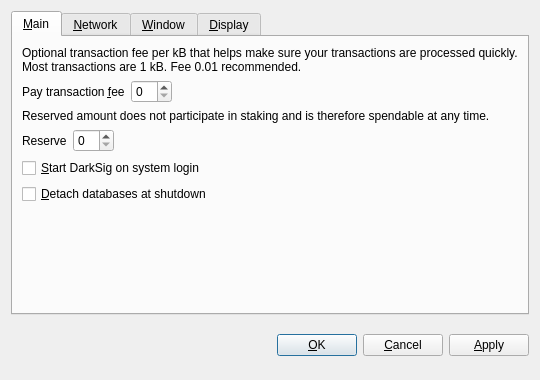
<?xml version="1.0" encoding="UTF-8"?>
<ui version="4.0">
 <class>OptionsDialog</class>
 <widget class="QDialog" name="OptionsDialog">
  <property name="geometry">
   <rect>
    <x>0</x>
    <y>0</y>
    <width>540</width>
    <height>380</height>
   </rect>
  </property>
  <property name="windowTitle">
   <string>Options</string>
  </property>
  <property name="modal">
   <bool>true</bool>
  </property>
  <layout class="QVBoxLayout" name="verticalLayout">
   <item>
    <widget class="QTabWidget" name="tabWidget">
     <property name="tabPosition">
      <enum>QTabWidget::North</enum>
     </property>
     <property name="currentIndex">
      <number>0</number>
     </property>
     <widget class="QWidget" name="tabMain">
      <attribute name="title">
       <string>&amp;Main</string>
      </attribute>
      <layout class="QVBoxLayout" name="verticalLayout_Main">
       <item>
        <widget class="QLabel" name="transactionFeeInfoLabel">
         <property name="text">
          <string>Optional transaction fee per kB that helps make sure your transactions are processed quickly. Most transactions are 1 kB. Fee 0.01 recommended.</string>
         </property>
         <property name="textFormat">
          <enum>Qt::PlainText</enum>
         </property>
         <property name="wordWrap">
          <bool>true</bool>
         </property>
        </widget>
       </item>
       <item>
        <layout class="QHBoxLayout" name="horizontalLayoutFee">
         <item>
          <widget class="QLabel" name="transactionFeeLabel">
           <property name="text">
            <string>Pay transaction &amp;fee</string>
           </property>
           <property name="textFormat">
            <enum>Qt::PlainText</enum>
           </property>
           <property name="buddy">
            <cstring>transactionFee</cstring>
           </property>
          </widget>
         </item>
         <item>
          <widget class="BitcoinAmountField" name="transactionFee"/>
         </item>
         <item>
          <spacer name="horizontalSpacerFee">
           <property name="orientation">
            <enum>Qt::Horizontal</enum>
           </property>
           <property name="sizeHint" stdset="0">
            <size>
             <width>40</width>
             <height>20</height>
            </size>
           </property>
          </spacer>
         </item>
        </layout>
       </item>
       <item>
        <widget class="QLabel" name="reserveBalanceInfoLabel">
         <property name="text">
          <string>Reserved amount does not participate in staking and is therefore spendable at any time.</string>
         </property>
         <property name="textFormat">
          <enum>Qt::PlainText</enum>
         </property>
         <property name="wordWrap">
          <bool>true</bool>
         </property>
        </widget>
       </item>
       <item>
        <layout class="QHBoxLayout" name="horizontalLayoutReserveBalance">
         <item>
          <widget class="QLabel" name="reserveBalanceLabel">
           <property name="text">
            <string>Reserve</string>
           </property>
           <property name="textFormat">
            <enum>Qt::PlainText</enum>
           </property>
           <property name="buddy">
            <cstring>reserveBalance</cstring>
           </property>
          </widget>
         </item>
         <item>
          <widget class="BitcoinAmountField" name="reserveBalance"/>
         </item>
         <item>
          <spacer name="horizontalSpacerReserveBalance">
           <property name="orientation">
            <enum>Qt::Horizontal</enum>
           </property>
           <property name="sizeHint" stdset="0">
            <size>
             <width>40</width>
             <height>20</height>
            </size>
           </property>
          </spacer>
         </item>
        </layout>
       </item>
       <item>
        <widget class="QCheckBox" name="bitcoinAtStartup">
         <property name="toolTip">
          <string>Automatically start DarkSig after logging in to the system.</string>
         </property>
         <property name="text">
          <string>&amp;Start DarkSig on system login</string>
         </property>
        </widget>
       </item>
       <item>
        <widget class="QCheckBox" name="detachDatabases">
         <property name="toolTip">
          <string>Detach block and address databases at shutdown. This means they can be moved to another data directory, but it slows down shutdown. The wallet is always detached.</string>
         </property>
         <property name="text">
          <string>&amp;Detach databases at shutdown</string>
         </property>
        </widget>
       </item>
       <item>
        <spacer name="verticalSpacer_Main">
         <property name="orientation">
          <enum>Qt::Vertical</enum>
         </property>
         <property name="sizeHint" stdset="0">
          <size>
           <width>20</width>
           <height>40</height>
          </size>
         </property>
        </spacer>
       </item>
      </layout>
     </widget>
     <widget class="QWidget" name="tabNetwork">
      <attribute name="title">
       <string>&amp;Network</string>
      </attribute>
      <layout class="QVBoxLayout" name="verticalLayout_Network">
       <item>
        <widget class="QCheckBox" name="mapPortUpnp">
         <property name="toolTip">
          <string>Automatically open the DarkSig client port on the router. This only works when your router supports UPnP and it is enabled.</string>
         </property>
         <property name="text">
          <string>Map port using &amp;UPnP</string>
         </property>
        </widget>
       </item>
       <item>
        <widget class="QCheckBox" name="connectSocks">
         <property name="toolTip">
          <string>Connect to the DarkSig network through a SOCKS proxy (e.g. when connecting through Tor).</string>
         </property>
         <property name="text">
          <string>&amp;Connect through SOCKS proxy:</string>
         </property>
        </widget>
       </item>
       <item>
        <layout class="QHBoxLayout" name="horizontalLayout_Network">
         <item>
          <widget class="QLabel" name="proxyIpLabel">
           <property name="text">
            <string>Proxy &amp;IP:</string>
           </property>
           <property name="textFormat">
            <enum>Qt::PlainText</enum>
           </property>
           <property name="buddy">
            <cstring>proxyIp</cstring>
           </property>
          </widget>
         </item>
         <item>
          <widget class="QValidatedLineEdit" name="proxyIp">
           <property name="maximumSize">
            <size>
             <width>140</width>
             <height>16777215</height>
            </size>
           </property>
           <property name="toolTip">
            <string>IP address of the proxy (e.g. 127.0.0.1)</string>
           </property>
          </widget>
         </item>
         <item>
          <widget class="QLabel" name="proxyPortLabel">
           <property name="text">
            <string>&amp;Port:</string>
           </property>
           <property name="textFormat">
            <enum>Qt::PlainText</enum>
           </property>
           <property name="buddy">
            <cstring>proxyPort</cstring>
           </property>
          </widget>
         </item>
         <item>
          <widget class="QLineEdit" name="proxyPort">
           <property name="maximumSize">
            <size>
             <width>55</width>
             <height>16777215</height>
            </size>
           </property>
           <property name="toolTip">
            <string>Port of the proxy (e.g. 9050)</string>
           </property>
          </widget>
         </item>
         <item>
          <widget class="QLabel" name="socksVersionLabel">
           <property name="text">
            <string>SOCKS &amp;Version:</string>
           </property>
           <property name="textFormat">
            <enum>Qt::PlainText</enum>
           </property>
           <property name="buddy">
            <cstring>socksVersion</cstring>
           </property>
          </widget>
         </item>
         <item>
          <widget class="QValueComboBox" name="socksVersion">
           <property name="toolTip">
            <string>SOCKS version of the proxy (e.g. 5)</string>
           </property>
          </widget>
         </item>
         <item>
          <spacer name="horizontalSpacer_Network">
           <property name="orientation">
            <enum>Qt::Horizontal</enum>
           </property>
           <property name="sizeHint" stdset="0">
            <size>
             <width>40</width>
             <height>20</height>
            </size>
           </property>
          </spacer>
         </item>
        </layout>
       </item>
       <item>
        <spacer name="verticalSpacer_Network">
         <property name="orientation">
          <enum>Qt::Vertical</enum>
         </property>
         <property name="sizeHint" stdset="0">
          <size>
           <width>20</width>
           <height>40</height>
          </size>
         </property>
        </spacer>
       </item>
      </layout>
     </widget>
     <widget class="QWidget" name="tabWindow">
      <attribute name="title">
       <string>&amp;Window</string>
      </attribute>
      <layout class="QVBoxLayout" name="verticalLayout_Window">
       <item>
        <widget class="QCheckBox" name="minimizeToTray">
         <property name="toolTip">
          <string>Show only a tray icon after minimizing the window.</string>
         </property>
         <property name="text">
          <string>&amp;Minimize to the tray instead of the taskbar</string>
         </property>
        </widget>
       </item>
       <item>
        <widget class="QCheckBox" name="minimizeOnClose">
         <property name="toolTip">
          <string>Minimize instead of exit the application when the window is closed. When this option is enabled, the application will be closed only after selecting Quit in the menu.</string>
         </property>
         <property name="text">
          <string>M&amp;inimize on close</string>
         </property>
        </widget>
       </item>
       <item>
        <spacer name="verticalSpacer_Window">
         <property name="orientation">
          <enum>Qt::Vertical</enum>
         </property>
         <property name="sizeHint" stdset="0">
          <size>
           <width>20</width>
           <height>40</height>
          </size>
         </property>
        </spacer>
       </item>
      </layout>
     </widget>
     <widget class="QWidget" name="tabDisplay">
      <attribute name="title">
       <string>&amp;Display</string>
      </attribute>
      <layout class="QVBoxLayout" name="verticalLayout_Display">
       <item>
        <layout class="QHBoxLayout" name="horizontalLayout_1_Display">
         <item>
          <widget class="QLabel" name="langLabel">
           <property name="text">
            <string>User Interface &amp;language:</string>
           </property>
           <property name="textFormat">
            <enum>Qt::PlainText</enum>
           </property>
           <property name="buddy">
            <cstring>lang</cstring>
           </property>
          </widget>
         </item>
         <item>
          <widget class="QValueComboBox" name="lang">
           <property name="toolTip">
            <string>The user interface language can be set here. This setting will take effect after restarting DarkSig.</string>
           </property>
          </widget>
         </item>
        </layout>
       </item>
       <item>
        <layout class="QHBoxLayout" name="horizontalLayout_2_Display">
         <item>
          <widget class="QLabel" name="unitLabel">
           <property name="text">
            <string>&amp;Unit to show amounts in:</string>
           </property>
           <property name="textFormat">
            <enum>Qt::PlainText</enum>
           </property>
           <property name="buddy">
            <cstring>unit</cstring>
           </property>
          </widget>
         </item>
         <item>
          <widget class="QValueComboBox" name="unit">
           <property name="toolTip">
            <string>Choose the default subdivision unit to show in the interface and when sending coins.</string>
           </property>
          </widget>
         </item>
        </layout>
       </item>
       <item>
        <widget class="QCheckBox" name="displayAddresses">
         <property name="toolTip">
          <string>Whether to show DarkSig addresses in the transaction list or not.</string>
         </property>
         <property name="text">
          <string>&amp;Display addresses in transaction list</string>
         </property>
        </widget>
       </item>
       <item>
        <widget class="QCheckBox" name="coinControlFeatures">
         <property name="toolTip">
          <string>Whether to show coin control features or not.</string>
         </property>
         <property name="text">
          <string>Display coin &amp;control features (experts only!)</string>
         </property>
        </widget>
       </item>
       <item>
        <spacer name="verticalSpacer_Display">
         <property name="orientation">
          <enum>Qt::Vertical</enum>
         </property>
         <property name="sizeHint" stdset="0">
          <size>
           <width>20</width>
           <height>40</height>
          </size>
         </property>
        </spacer>
       </item>
      </layout>
     </widget>
    </widget>
   </item>
   <item>
    <layout class="QHBoxLayout" name="horizontalLayout_Buttons">
     <item>
      <spacer name="horizontalSpacer_1">
       <property name="orientation">
        <enum>Qt::Horizontal</enum>
       </property>
       <property name="sizeHint" stdset="0">
        <size>
         <width>40</width>
         <height>48</height>
        </size>
       </property>
      </spacer>
     </item>
     <item>
      <widget class="QLabel" name="statusLabel">
       <property name="font">
        <font>
         <weight>75</weight>
         <bold>true</bold>
        </font>
       </property>
       <property name="text">
        <string/>
       </property>
       <property name="textFormat">
        <enum>Qt::PlainText</enum>
       </property>
       <property name="wordWrap">
        <bool>true</bool>
       </property>
      </widget>
     </item>
     <item>
      <spacer name="horizontalSpacer_2">
       <property name="orientation">
        <enum>Qt::Horizontal</enum>
       </property>
       <property name="sizeHint" stdset="0">
        <size>
         <width>40</width>
         <height>48</height>
        </size>
       </property>
      </spacer>
     </item>
     <item>
      <widget class="QPushButton" name="okButton">
       <property name="text">
        <string>&amp;OK</string>
       </property>
      </widget>
     </item>
     <item>
      <widget class="QPushButton" name="cancelButton">
       <property name="text">
        <string>&amp;Cancel</string>
       </property>
       <property name="autoDefault">
        <bool>false</bool>
       </property>
      </widget>
     </item>
     <item>
      <widget class="QPushButton" name="applyButton">
       <property name="text">
        <string>&amp;Apply</string>
       </property>
       <property name="autoDefault">
        <bool>false</bool>
       </property>
      </widget>
     </item>
    </layout>
   </item>
  </layout>
 </widget>
 <customwidgets>
  <customwidget>
   <class>BitcoinAmountField</class>
   <extends>QSpinBox</extends>
   <header>bitcoinamountfield.h</header>
  </customwidget>
  <customwidget>
   <class>QValueComboBox</class>
   <extends>QComboBox</extends>
   <header>qvaluecombobox.h</header>
  </customwidget>
  <customwidget>
   <class>QValidatedLineEdit</class>
   <extends>QLineEdit</extends>
   <header>qvalidatedlineedit.h</header>
  </customwidget>
 </customwidgets>
 <resources/>
 <connections/>
</ui>
